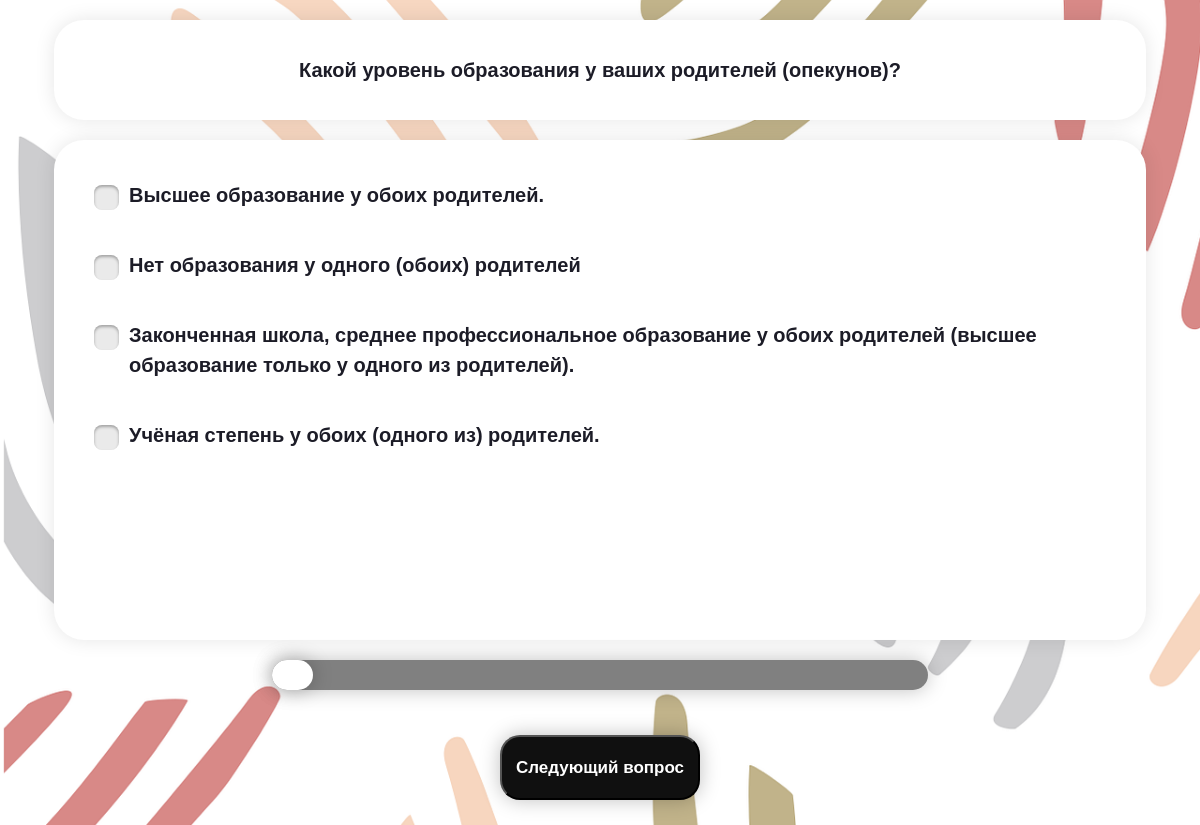
The page /questionnaire on the database its author committed.
### quest_app/models.py (models this page shows, shortened)
class Question(models.Model):
    class Meta:
        verbose_name = 'Вопрос'
        verbose_name_plural = 'Вопросы'
    number = models.IntegerField(unique=True, verbose_name='Номер критерия')
    text = models.TextField(verbose_name='Текст вопроса')
    image = models.ImageField(null=True, blank=True, upload_to='quest_app/img', verbose_name='Картинка')

class Answer(models.Model):
    class Meta:
        verbose_name = 'Ответ'
        verbose_name_plural = 'Ответы'
    number = models.IntegerField(verbose_name='Представление ответа цифрой')
    text = models.TextField(verbose_name='Текст ответа')
    related_question_number = models.ForeignKey(Question,
                                            on_delete=models.CASCADE,
                                            verbose_name='Соответствующий вопрос')

### quest_app/views.py (the view)
# urls.py: path('questionnaire', views.questionnaire, name="questionnaire"),
def questionnaire(request):
    if request.method == "POST":  # if a user makes a POST request (i. e. answers the questionnaire)
        user_answers = request.POST.dict()  # get answers from the form
        context = {
            'trajectory': None,
            'success_story': None,
            'success_age': None,
            'years_to_success': None
        }
        trajectory_num = predict_trajectory(user_answers, verbose=True)  # predict the trajectory
        success_age = predict_success_age(user_answers, verbose=True)  # predict the age of initial success
        context['success_age'] = success_age
        context['years_to_success'] = success_age - int(user_answers['15'])
        try:  # check if the trajectory exists
            trajectory = Trajectory.objects.get(number=trajectory_num)
            context['trajectory'] = trajectory
        except Trajectory.DoesNotExist:
            trajectory = None
        if trajectory is not None:  # search for a random success story related to the predicted trajectory
            stories = trajectory.successstory_set.all()
        else:  # if the trajectory has not been found, then look for any random story (unused feature)
            stories = SuccessStory.objects.all()
        num_stories = stories.count()
        if num_stories > 0:
            rand_story_id = random.randint(0, num_stories - 1)
            context['success_story'] = stories[rand_story_id]
        return render(request, 'quest_app/trajectory_descr.html', context)  # return a page with the predicted trajectory
    else:  # if a user makes a GET request
        questions = Question.objects.order_by('number').filter(number__lte=14)  # get all 14 questions used in predictions
        if questions.count() != 14:
            return HttpResponse(f"ОШИБКА. <br>"
                                f"Не хватает вопросов для модели. Проверьте, все ли 14 вопросов внесены "
                                f"в базу и правильно ли они пронумерованы.")
        elif questions.count() == 14:
            possible_answers = {  # possible answer number representations for questions
                '1': (0, 1, 2, 3),  # R1
                '2': (0, 1),  # R2
                '3': (0, 1),  # R3
                '4': (0, 1),  # R4
                '5': (0, 1),  # R5
                '6': (0, 1),  # R6
                '7': (0, 1),  # R7
                '8': (0, 1, 2),  # R8
                '9': (0, 1),  # R9
                '10': (0, 1, 2),  # R10
                '11': (0, 1),  # R11
                '12': (1, 2),  # R12
                '13': (0, 1),  # R13
                '14': (1, 2, 3, 4, 5),  # R14
            }
            for question_num in range(0, 14):
                question_answers = questions[question_num].answer_set.all()  # available answers for a specified questions represented as numbers
                if question_answers.count() == 0:
                    return HttpResponse(
                        f"ОШИБКА. <br>"
                        f"Не найдены варианты ответов для вопроса N{question_num + 1} '{questions[question_num].text}'")
                for question_answer in question_answers:
                    if question_answer.number not in possible_answers[str(question_num + 1)]:
                        return HttpResponse(
                            f"ОШИБКА. <br>"
                            f"Ответ '{question_answer.text}' <br>"
                            f"имеет недопустимое значение числового представления ({question_answer.number}) <br>"
                            f"для вопроса N{question_num + 1} '{questions[question_num].text}'<br>"
                            f"(список доступных числовых представлений ответов для этого вопроса: {possible_answers[str(question_num + 1)]})")
        context = {'questions': questions}
        return render(request, 'quest_app/questionnaire.html', context)  # render a page with questions and answers

### quest_app/templates/quest_app/questionnaire.html (shortened to what this page needs)
{% load static %}
<!DOCTYPE html>
<html lang="en">
<head>
    <link href="https://cdn.jsdelivr.net/npm/bootstrap@5.1.3/dist/css/bootstrap.min.css" rel="stylesheet">
    <link rel='stylesheet' href = "{% static 'quest_app/css/style.css'%}">
</head>
<body style="margin: 0">
    <div class="container">
        <form method="POST" onsubmit="return check_last_q();">
                {% if questions %}
                    {% for question in questions %}
                        {%if question.number <= 14 %}
                            <div class="container">
                                <div class="question {{ question.number }}" style="display: none">
                                    <div class="answer-text">
                                        <div class="text-index">
                                            {{question.text}}
                                        </div>
                                    </div>
                                    <div class="answers">
                                        <ul class="list-unstyled">
                                            {% for answer in question.answer_set.all %}
                                                <li>
                                                    {% if answer.text %}
                                                        <div class="radio">
                                                            <label for="answer-{{answer.id}}">{{answer.text}}</label> <br>
                                                        </div>
                                                    {% endif %}
                                                </li>
                                            {% endfor %}
                                        </ul>
                                    </div>
                                </div>
                            </div>
                        {% endif %}
                    {% endfor %}
                    <div class="container">
                        <div id="progress-bar-container">
                            <div id="progress-bar-background">
                                <div id="progress-bar"></div>
                            </div>
                        </div>
                    </div>
                    <button class="button-next-q button-start-index" type="button" onclick="show_next_q()" id="clockButton" style="display: block">
                        <div class='button-start-text'>Следующий вопрос</div>
                    </button>
                {%else%}
                    <p>Вопросы не найдены</p>
                {% endif %}
            </form>
    </div>
</body>
</html>

### quest_app/static/quest_app/css/style.css (style rules this page uses)
body { background-image: url("../img/im6.png"); background-size: 150%; font-family: 'Source Sans Pro', sans-serif; }
.question { min-height: 100px; max-height: 100%; border-radius: 30px; display: block; margin-bottom: 20px; }
.answers { min-height: 500px; font-style: normal; background-color: white; box-shadow: 0px 0px 20px rgba(0, 0, 0, 0.1); border-radius: 30px; padding: 20px; }
.answer-text { margin-top: 20px; min-height: 100px; max-height: 100%; box-shadow: 0px 0px 20px rgba(0, 0, 0, 0.1); border-radius: 30px; margin-bottom: 20px; background-color: #ffffff; display: flex; align-items: center; padding: 20px; }
.list-unstyled li { padding: 20px; }
.answers label { display: inline-block; cursor: pointer; position: relative; padding-left: 35px; font-weight: 550; font-size: 20px; color: #1C1C27; }
.answers label:before { content: ""; display: inline-block; width: 25px; height: 25px; position: absolute; left: 0; margin-top: 5px; background-color: #EAEAEA ; box-shadow: inset 0px 2px 3px 0px rgba(0, 0, 0, .3), 0px 1px 0px 0px rgba(255, 255, 255, .8); }
.radio label:before { border-radius: 8px; }
.text-index { margin-left: auto; margin-right: auto; text-align: center; font-style: normal; font-weight: 550; font-size: 20px; color: #1C1C27; }
.button-start-index { width: 200px; background-color: rgb(255, 145, 0); margin:auto; cursor: pointer; height: 65px; background: #101010; box-shadow: 0px 0px 20px rgba(0, 0, 0, 0.25); border-radius: 20px; margin-top: 45px; margin-bottom: 25px; display: flex; align-items: center; }
.button-start-text { font-style: normal; font-weight: 600; font-size: 17px; line-height: 21px; color: #FFFFFF; margin:auto; }
#progress-bar-container { margin: 0 auto; width: 60%; }
#progress-bar-background { background-color: grey; border-radius: 30px; box-shadow: 0px 0px 20px rgba(0, 0, 0, 0.25); }
#progress-bar { height: 30px; background-color: white; background-size: 30px; border-radius: 30px; box-shadow: 0px 0px 20px rgba(0, 0, 0, 0.25); }

### rows shown on the page
Question: text "Какой уровень образования у ваших родителей (опекунов)?"
Answer: text "Высшее образование у обоих родителей."
Answer: text "Нет образования у одного (обоих) родителей"
Answer: text "Законченная школа, среднее профессиональное образование у обоих родителей (высшее образование только у одного из родителей)."
Answer: text "Учёная степень у обоих (одного из) родителей."
